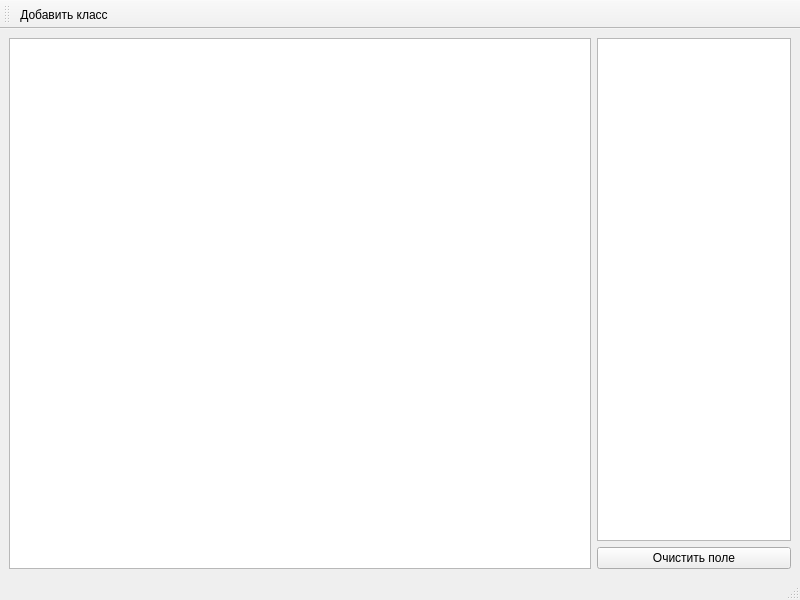
<?xml version="1.0" encoding="UTF-8"?>
<ui version="4.0">
 <class>MainWindow</class>
 <widget class="QMainWindow" name="MainWindow">
  <property name="geometry">
   <rect>
    <x>0</x>
    <y>0</y>
    <width>800</width>
    <height>600</height>
   </rect>
  </property>
  <property name="windowTitle">
   <string>MainWindow</string>
  </property>
  <widget class="QWidget" name="centralwidget">
   <layout class="QHBoxLayout" name="horizontalLayout" stretch="3,1">
    <item>
     <widget class="CanvasView" name="canvas"/>
    </item>
    <item>
     <layout class="QVBoxLayout" name="verticalLayout">
      <item>
       <widget class="QTreeWidget" name="classTree">
        <property name="headerHidden">
         <bool>true</bool>
        </property>
        <column>
         <property name="text">
          <string notr="true">1</string>
         </property>
        </column>
       </widget>
      </item>
      <item>
       <widget class="QPushButton" name="clearButton">
        <property name="text">
         <string>Очистить поле</string>
        </property>
       </widget>
      </item>
     </layout>
    </item>
   </layout>
  </widget>
  <widget class="QMenuBar" name="menubar">
   <property name="geometry">
    <rect>
     <x>0</x>
     <y>0</y>
     <width>800</width>
     <height>22</height>
    </rect>
   </property>
  </widget>
  <widget class="QStatusBar" name="statusbar"/>
  <widget class="QToolBar" name="toolBar">
   <property name="windowTitle">
    <string>toolBar</string>
   </property>
   <attribute name="toolBarArea">
    <enum>TopToolBarArea</enum>
   </attribute>
   <attribute name="toolBarBreak">
    <bool>false</bool>
   </attribute>
   <addaction name="actionAddNode"/>
  </widget>
  <action name="actionAddNode">
   <property name="checkable">
    <bool>true</bool>
   </property>
   <property name="icon">
    <iconset>
     <normaloff>addClassIcon.png</normaloff>addClassIcon.png</iconset>
   </property>
   <property name="text">
    <string>Добавить класс</string>
   </property>
   <property name="menuRole">
    <enum>QAction::MenuRole::NoRole</enum>
   </property>
  </action>
 </widget>
 <customwidgets>
  <customwidget>
   <class>CanvasView</class>
   <extends>QGraphicsView</extends>
   <header>canvas.h</header>
  </customwidget>
 </customwidgets>
 <resources/>
 <connections/>
</ui>
